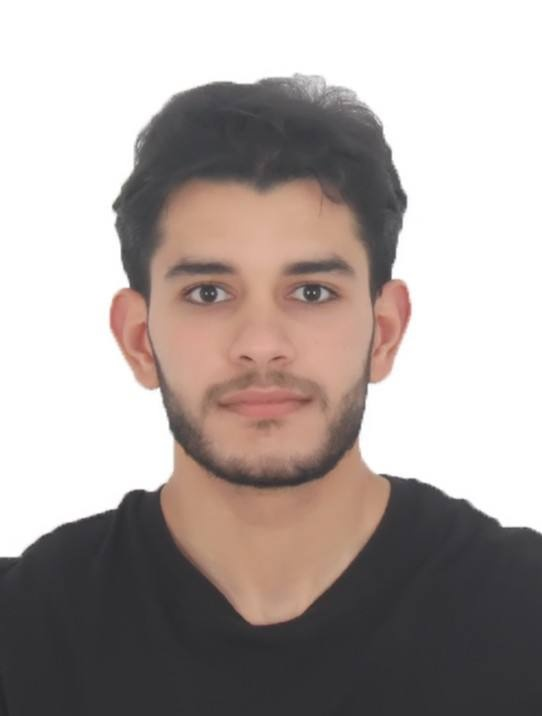
#> input picture images/profiles/2_musab_abdusamad_profile_20260529_210502.jpg, 542 x 716 px
$ python -i detect.py   (imports and definitions only)
#> lines starting #> are read from the running program, lines starting #| are printed output that depends on the picture
from __future__ import annotations

from dataclasses import dataclass
from pathlib import Path

import cv2
import numpy as np

from utils import DEFAULT_OPENCV_DETECTOR_MODEL_PATH, FACE_CASCADE_PATH, FACE_IMAGE_SIZE


@dataclass(slots=True)
class DetectionResult:
    bbox: tuple[int, int, int, int]
    face_image: np.ndarray
    face_data: np.ndarray | None = None


class FaceDetectionError(RuntimeError):
    pass


class NoFaceDetectedError(FaceDetectionError):
    pass


class MultipleFacesDetectedError(FaceDetectionError):
    pass


class FaceDetector:
    def __init__(
        self,
        cascade_path: str = FACE_CASCADE_PATH,
        yunet_model_path: str | Path = DEFAULT_OPENCV_DETECTOR_MODEL_PATH,
    ) -> None:
        self.yunet = None
        self.yunet_model_path = Path(yunet_model_path)
        if self.yunet_model_path.exists() and hasattr(cv2, "FaceDetectorYN_create"):
            self.yunet = cv2.FaceDetectorYN_create(
                str(self.yunet_model_path),
                "",
                (320, 320),
                score_threshold=0.9,
                nms_threshold=0.3,
                top_k=5000,
            )

        self.classifier = cv2.CascadeClassifier(cascade_path)
        if self.classifier.empty():
            raise RuntimeError(f"Failed to load Haar cascade from {cascade_path}")

    def detect_faces(self, image: np.ndarray) -> list[tuple[int, int, int, int]]:
        detections = self._detect_yunet(image)
        if detections:
            return [self._bbox_from_yunet_face(face) for face in detections]

        gray = cv2.cvtColor(image, cv2.COLOR_BGR2GRAY)
        faces = self.classifier.detectMultiScale(
            gray,
            scaleFactor=1.1,
            minNeighbors=5,
            minSize=(80, 80),
        )
        return [tuple(map(int, face)) for face in faces]

    def detect_single_face(self, image: np.ndarray) -> DetectionResult:
        detections = self._detect_yunet(image)
        if detections:
            if len(detections) > 1:
                raise MultipleFacesDetectedError("Multiple faces detected. Use an image with one face.")
            face_data = detections[0]
            bbox = self._bbox_from_yunet_face(face_data)
            return DetectionResult(
                bbox=bbox,
                face_image=self.crop_face(image, bbox),
                face_data=face_data,
            )

        faces = self.detect_faces(image)
        if not faces:
            raise NoFaceDetectedError("No face detected.")
        if len(faces) > 1:
            raise MultipleFacesDetectedError("Multiple faces detected. Use an image with one face.")
        bbox = faces[0]
        return DetectionResult(bbox=bbox, face_image=self.crop_face(image, bbox))

    def _detect_yunet(self, image: np.ndarray) -> list[np.ndarray]:
        if self.yunet is None:
            return []
        height, width = image.shape[:2]
        self.yunet.setInputSize((width, height))
        _, faces = self.yunet.detect(image)
        if faces is None:
            return []
        return [face.astype(np.float32) for face in faces]

    @staticmethod
    def _bbox_from_yunet_face(face_data: np.ndarray) -> tuple[int, int, int, int]:
        x, y, w, h = face_data[:4]
        return (int(round(x)), int(round(y)), int(round(w)), int(round(h)))

    @staticmethod
    def crop_face(
        image: np.ndarray,
        bbox: tuple[int, int, int, int],
        output_size: tuple[int, int] = FACE_IMAGE_SIZE,
        margin: float = 0.20,
    ) -> np.ndarray:
        x, y, w, h = bbox
        x_margin = int(w * margin)
        y_margin = int(h * margin)
        x1 = max(0, x - x_margin)
        y1 = max(0, y - y_margin)
        x2 = min(image.shape[1], x + w + x_margin)
        y2 = min(image.shape[0], y + h + y_margin)
        face = image[y1:y2, x1:x2]
        return cv2.resize(face, output_size)

>>> import cv2
>>> picture = cv2.imread('../images/profiles/2_musab_abdusamad_profile_20260529_210502.jpg')
#> picture is the input picture: shape (716, 542, 3); mean B, G, R 160.7, 164, 173.6
>>> result = FaceDetector().detect_single_face(picture)
#> in detect_single_face, `detections = self._detect_yunet(image)`: detections = []
#> in detect_faces, `gray = cv2.cvtColor(image, cv2.COLOR_BGR2GRAY)`:
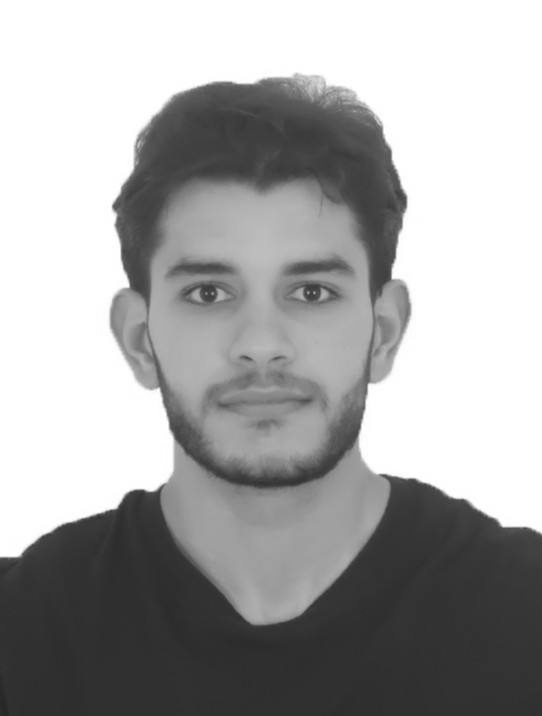
#> gray: shape (716, 542); min 39, max 255, mean 166.5
#> in detect_faces, `faces = self.classifier.detectMultiScale( gray, scaleFactor=1.1, minNe..`: faces = [[112, 177, 301, 301]]
#> in detect_single_face, `faces = self.detect_faces(image)`: faces = [(112, 177, 301, 301)]
#> in detect_single_face, `bbox = faces[0]`: bbox = (112, 177, 301, 301)
#> in crop_face, `x, y, w, h = bbox`: x = 112; y = 177; w = 301
#> in crop_face, `x_margin = int(w * margin)`: x_margin = 60
#> in crop_face, `x1 = max(0, x - x_margin)`: x1 = 52
#> in crop_face, `y1 = max(0, y - y_margin)`: y1 = 117
#> in crop_face, `x2 = min(image.shape[1], x + w + x_margin)`: x2 = 473
#> in crop_face, `y2 = min(image.shape[0], y + h + y_margin)`: y2 = 538
#> in crop_face, `face = image[y1:y2, x1:x2]`:
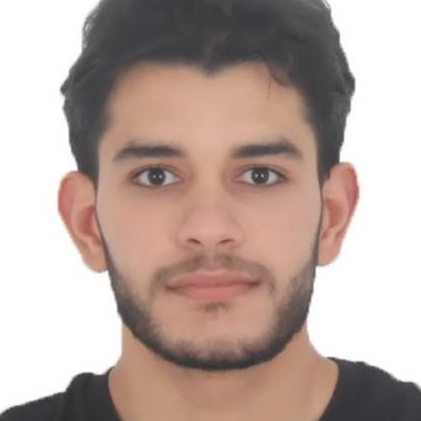
#> face: shape (421, 421, 3); mean B, G, R 160.7, 167.9, 186.3
